Frame 1 (no input): blank canvas, image omitted
Frame 60 (the mouse pressed at the canvas centre just before this capture): blank canvas, image omitted
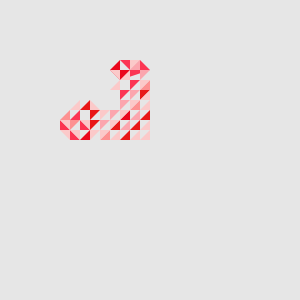
Frame 120 (the mouse held since frame 60 and released just before this capture)

The Processing sketch whose frames 1 and 60 were blank and that drew this single picture after the mouse press (run headless with seeded random() and noise(); from frame 60 on, the mouse is pressed at the canvas centre):

// Processing sketch: processing_94683
// ── processing_94683.pde

int x=100;
int y=100;
int triangleone=#fb3652;
int triangletwo=#fba6ae;
int trianglethree=#ea061c;
int trianglefour=#fd9191;
int trianglefive=#e81717;
int trianglesix=#fbc9c9;

///



void setup () {
  println(x);
  int aVaiable = 0;
  size(300,300);
  smooth();
  noStroke();
  
}




///
void draw () {
  background(5);
  x=mouseX;
  y=mouseY;
fill(255);
background(230);

fill(triangleone);



triangle(x-20, y-100, x-20, y-100, x-10, y-90);
triangle(x-20, y-90, x-30, y-90, x-20, y-80);
triangle(x-70, y-30, x-70, y-20, x-60, y-20);

triangle(x-70, y-40, x-80, y-30, x-70, y-30);
triangle(x-80, y-20, x-80, y-10, x-70, y-10);
triangle(x-10, y-90, x-10, y-80, x, y-80);
triangle(x-90, y-30, x-90, y-20, x-80, y-20);

triangle(x-10, y-90, x-20, y-80, x-10, y-80);

triangle(x-40, y-60, x-30, y-60, x-40, y-60);
triangle(x, y-80, x-40, y-80, x-30, y-70);




//new//

triangle(x-50, y-30, x-40, y-40, x-50, y-30);
//triangle(x-40, y-50, x-40, y-40, x-30, y-50);//

triangle(x-30, y-60, x-30, y-50, x-20, y-60);
triangle(x-20, y-70, x-20, y-60, x-10, y-70);

//use different colour
fill(triangletwo);

triangle(x-10, y-90, x-10, y-80, x-20, y-80);
triangle(x-10, y-80, x, y-80, x-10, y-70);

//new/2
triangle(x-20, y-30, x-30, y-20, x-20, y-20);

//4/
triangle(x-10, y-40, x-10, y-30, x-20, y-30);

//new//

triangle(x-40, y-30, x-50, y-30, x-50, y-20);
triangle(x-40, y-40, x-40, y-30, x-30, y-40);
triangle(x-30, y-50, x-30, y-40, x-20, y-50);
triangle(x-20, y-60, x-10, y-60, x-20, y-50);


//use different colour
fill(trianglethree);

triangle(x-20, y-80, x-30, y-80, x-30, y-70);
triangle(x-30, y-90, x-30, y-80, x-40, y-80);
triangle(x-60, y-20, x-70, y-10, x-60, y-10);

triangle(x-20, y-40, x-30, y-30, x-20, y-30);


//Under
//use different colour

fill(trianglefour); //light pink//

triangle(x-50, y-10, x-40, y-20, x-40, y-10);

triangle(x, y-70, x-10, y-60, x, y-60);
triangle(x-80, y-40, x-80, y-30, x-90, y-30);
triangle(x-80, y-30, x-70, y-30, x-80, y-20);

triangle(x-10, y-50, x-20, y-40, x-10, y-40);

//use different colour
fill(trianglefive); // dark pink//






triangle(x-30, y-30, x-40, y-20, x-30, y-20);

triangle(x-10, y-60, x, y-60, x-10, y-50);

triangle(x-50, y-30, x-60, y-30, x-60, y-20);

//6//
triangle(x-20, y-20, x-30, y-10, x-20, y-10);
//7//
triangle(x-10, y-30, x-20, y-20, x-10, y-20);
//8//
triangle(x, y-40, x-10, y-30, x, y-30);


//use different colour




triangle(x-60, y-50, x-70, y-40, x-60, y-40);


triangle(x-60, y-40, x-60, y-30, x-50, y-40);

//move from here
//little triangle
fill(trianglesix);


//triangle(x-20, y-76, x-14, y-76, x-20, y-70);
//triangle(x-68, y-46, x-74, y-40, x-68, y-40);
//triangle(x-68, y-60, x-62, y-60, x-68, y-54);
//triangle(x-50, y-50, x-56, y-44, x-50, y-44);

//new

triangle(x-70, y-30, x-60, y-30, x-60, y-20);
triangle(x-70, y-20, x-80, y-20, x-70, y-10);





//1/hang 2

triangle(x-30, y-20, x-40, y-10, x-30, y-10);



//3/

triangle(x-10, y-40, x-20, y-30, x-10, y-40);

//5/

triangle(x, y-50, x-10, y-40, x, y-40);



triangle(x-50, y-20, x-50, y-10, x-40, y-20);
triangle(x-40, y-30, x-40, y-20, x-30, y-30);
triangle(x-30, y-40, x-20, y-40, x-30, y-30);
triangle(x-20, y-50, x-10, y-50, x-20, y-40);


//bottom
triangle(x-10, y-20, x-20, y-10, x-10, y-10);
triangle(x, y-30, x-10, y-20, x, y-20);

triangle(x, y-20, x-10, y-10, x, y-10);

triangle(x-60, y-20, x-50, y-20, x-60, y-10);


triangle(x-30, y-70, x-40, y-60, x-30, y-60);

triangle(x-40, y-40, x-50, y-40, x-50, y-30);
triangle(x-50, y-30, x-60, y-30, x-60, y-30);

triangle(x-60, y-40, x-70, y-40, x-70, y-40);

triangle(x, y-60, x-10, y-50, x, y-50);
triangle(x, y-70, x-10, y-70, x-10, y-60);



triangle(x-60, y-50, x-60, y-40, x-50, y-40);




triangle(x-70, y-50, x-80, y-40, x-70, y-40); 
triangle(x-10, y-90, x-20, y-90, x-20, y-80);
triangle(x-90, y-30, x-80,y-30, x-80, y-20);
triangle(x-80, y-20, x-90, y-20, x-80, y-10);

triangle(x-20, y-80, x-30, y-70, x-20, y-70);

triangle(x-30, y-80, x-40, y-80, x-30, y-70);
}
